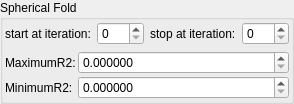
    <widget class="QGroupBox" name="groupBox_2">
     <property name="title">
      <string>Spherical Fold</string>
     </property>
     <layout class="QVBoxLayout" name="verticalLayout_6">
      <property name="leftMargin">
       <number>2</number>
      </property>
      <property name="topMargin">
       <number>2</number>
      </property>
      <property name="rightMargin">
       <number>2</number>
      </property>
      <property name="bottomMargin">
       <number>2</number>
      </property>
      <item>
       <layout class="QHBoxLayout" name="horizontalLayout_11" stretch="0,1,0,1">
        <property name="topMargin">
         <number>0</number>
        </property>
        <item>
         <widget class="QLabel" name="label_76">
          <property name="text">
           <string>start at iteration:</string>
          </property>
          <property name="wordWrap">
           <bool>true</bool>
          </property>
         </widget>
        </item>
        <item>
         <widget class="MySpinBox" name="spinboxInt_transf_start_iterations_S">
          <property name="sizePolicy">
           <sizepolicy hsizetype="Minimum" vsizetype="Maximum">
            <horstretch>0</horstretch>
            <verstretch>0</verstretch>
           </sizepolicy>
          </property>
          <property name="minimum">
           <number>0</number>
          </property>
          <property name="maximum">
           <number>999</number>
          </property>
          <property name="value">
           <number>0</number>
          </property>
         </widget>
        </item>
        <item>
         <widget class="QLabel" name="label_61">
          <property name="text">
           <string>stop at iteration:</string>
          </property>
          <property name="wordWrap">
           <bool>true</bool>
          </property>
         </widget>
        </item>
        <item>
         <widget class="MySpinBox" name="spinboxInt_transf_stop_iterations_S">
          <property name="sizePolicy">
           <sizepolicy hsizetype="Preferred" vsizetype="Maximum">
            <horstretch>0</horstretch>
            <verstretch>0</verstretch>
           </sizepolicy>
          </property>
          <property name="maximum">
           <number>999</number>
          </property>
         </widget>
        </item>
       </layout>
      </item>
      <item>
       <layout class="QGridLayout" name="gridLayout_37" columnstretch="0,1">
        <property name="spacing">
         <number>2</number>
        </property>
        <item row="1" column="0">
         <widget class="QLabel" name="label_53">
          <property name="text">
           <string notr="true">MinimumR2:</string>
          </property>
         </widget>
        </item>
        <item row="0" column="1">
         <widget class="MyDoubleSpinBox" name="spinbox_transf_maxR2_1">
          <property name="sizePolicy">
           <sizepolicy hsizetype="Minimum" vsizetype="Maximum">
            <horstretch>0</horstretch>
            <verstretch>0</verstretch>
           </sizepolicy>
          </property>
          <property name="prefix">
           <string/>
          </property>
          <property name="suffix">
           <string/>
          </property>
          <property name="decimals">
           <number>6</number>
          </property>
          <property name="minimum">
           <double>0.000000000000000</double>
          </property>
          <property name="maximum">
           <double>99.989999999999995</double>
          </property>
          <property name="singleStep">
           <double>0.100000000000000</double>
          </property>
         </widget>
        </item>
        <item row="1" column="1">
         <widget class="MyDoubleSpinBox" name="spinbox_transf_minR2_p25">
          <property name="sizePolicy">
           <sizepolicy hsizetype="Minimum" vsizetype="Maximum">
            <horstretch>0</horstretch>
            <verstretch>0</verstretch>
           </sizepolicy>
          </property>
          <property name="prefix">
           <string/>
          </property>
          <property name="suffix">
           <string/>
          </property>
          <property name="decimals">
           <number>6</number>
          </property>
          <property name="minimum">
           <double>0.000000000000000</double>
          </property>
          <property name="maximum">
           <double>99.989999999999995</double>
          </property>
          <property name="singleStep">
           <double>0.100000000000000</double>
          </property>
         </widget>
        </item>
        <item row="0" column="0">
         <widget class="QLabel" name="label_22">
          <property name="text">
           <string>MaximumR2:</string>
          </property>
         </widget>
        </item>
       </layout>
      </item>
     </layout>
    </widget>
